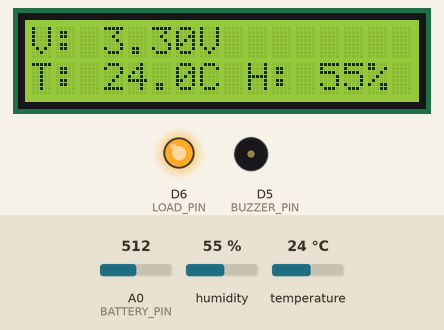
Bench run of a sketch on a simulated ESP8266 (NodeMCU). On the bench: 16×2 character LCD, output pins drawn as LEDs (lit = HIGH), buzzer (waves = sounding, pin HIGH). The inputs (shaded band) are chosen by the test bench; at power-on: temperature 24 °C, A0 (BATTERY_PIN) = 512, humidity 55 %. WiFi joins after 1.5 s; servers stay silent unless stated; what the sketch prints to the serial monitor is not drawn.

Above: at 2.7 s.
2.8 s: temperature set to 35 °C
At 4.9 s:
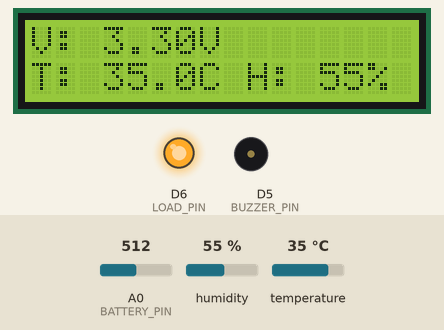
5.5 s: temperature set to 38 °C
At 7.1 s:
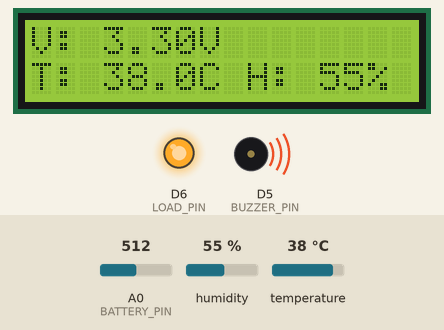
8.2 s: temperature set to 41 °C
At 10.1 s:
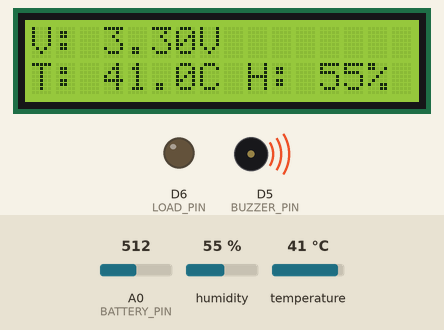
11.3 s: A0 (BATTERY_PIN) set to 716
At 12.2 s:
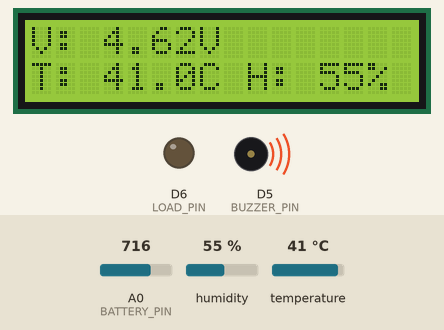
14.0 s: temperature set to 1 °C
At 16.4 s:
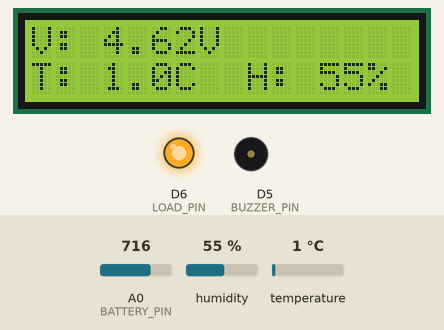
20.0 s: A0 (BATTERY_PIN) set to 900
At 20.6 s:
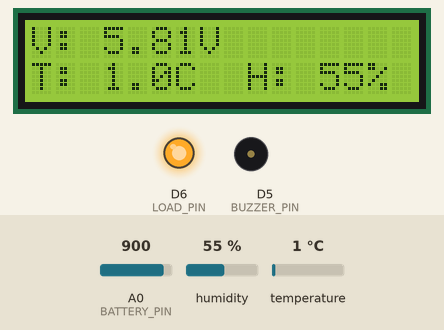
Timing chart, 0 to 23.0 s (numbered marks = the images above; inputs shaded):
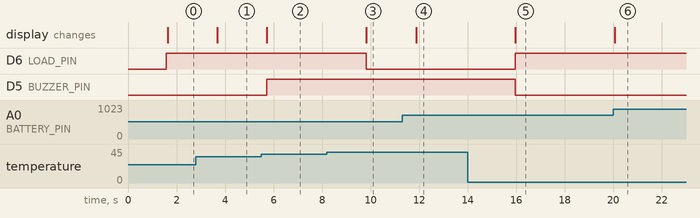

The sketch:

battery_monitor.ino
```cpp
#include <ESP8266WiFi.h>
#include <ESP8266WebServer.h>
#include <Wire.h>
#include <LiquidCrystal_PCF8574.h> // LCD library for ESP8266
#include <DHT.h>

// WiFi Credentials
const char* ssid = "IOT_BATTERY";
const char* password = "12345678";

// Web Server on Port 80
ESP8266WebServer server(80);

// DHT Sensor Configuration
#define DHTPIN D4
#define DHTTYPE DHT11
DHT dht(DHTPIN, DHTTYPE);

// Battery Voltage Sensor (Analog Pin)
#define BATTERY_PIN A0

// LCD Configuration
LiquidCrystal_PCF8574 lcd(0x27); // I2C LCD Address (0x27 or 0x3F)

// Buzzer & Load Pins
#define BUZZER_PIN D5
#define LOAD_PIN D6

void setup() {
    Serial.begin(115200);
    WiFi.begin(ssid, password);
    Serial.print("Connecting to WiFi");

    while (WiFi.status() != WL_CONNECTED) {
        delay(500);
        Serial.print(".");
    }

    Serial.println("\nWiFi Connected!");
    Serial.print("IP Address: ");
    Serial.println(WiFi.localIP());

    // LCD Setup
    lcd.begin(16, 2);
    lcd.setBacklight(255);
    lcd.clear();
    lcd.print("IOT Battery");

    // DHT Sensor Setup
    dht.begin();

    // Buzzer & Load Setup
    pinMode(BUZZER_PIN, OUTPUT);
    pinMode(LOAD_PIN, OUTPUT);
    digitalWrite(BUZZER_PIN, LOW);
    digitalWrite(LOAD_PIN, HIGH); // Load is initially ON

    // Web Server Route
    server.on("/", handleWebpage);
    server.begin();
    Serial.println("Web Server Started!");
}

void loop() {
    server.handleClient(); // Handle Web Requests

    // Read DHT Sensor Values
    float temperature = dht.readTemperature();
    float humidity = dht.readHumidity();

    // Read Battery Voltage
    float voltage = (analogRead(BATTERY_PIN) * 3.3 * 2) / 1023.0;

    // Display on Serial Monitor
    Serial.print("Voltage: ");
    Serial.print(voltage, 2);
    Serial.println("V");
    Serial.print("Temp: ");
    Serial.print(temperature);
    Serial.println("C");
    Serial.print("Humidity: ");
    Serial.print(humidity);
    Serial.println("%");

    // Display on LCD
    lcd.clear();
    lcd.setCursor(0, 0);
    lcd.print("V: ");
    lcd.print(voltage, 2);
    lcd.print("V");
    lcd.setCursor(0, 1);
    lcd.print("T: ");
    lcd.print(temperature, 1);
    lcd.print("C");
    lcd.setCursor(9, 1);
    lcd.print("H: ");
    lcd.print(humidity, 0);
    lcd.print("%");

    // Trigger Buzzer if Temp ≥ 37°C
    if (temperature >= 37) {
        digitalWrite(BUZZER_PIN, HIGH);
    } else {
        digitalWrite(BUZZER_PIN, LOW);
    }

    // Turn OFF Load if Temp ≥ 40°C
    if (temperature >= 40) {
        digitalWrite(LOAD_PIN, LOW);
    } else {
        digitalWrite(LOAD_PIN, HIGH);
    }

    delay(2000);
}

// Web Page Handler
void handleWebpage() {
    float temperature = dht.readTemperature();
    float humidity = dht.readHumidity();
    float voltage = (analogRead(BATTERY_PIN) * 3.3 * 2) / 1023.0;

    String html = "<html><body><h2>IOT Battery Monitor</h2>";
    html += "<p><b>Voltage:</b> " + String(voltage, 2) + "V</p>";
    html += "<p><b>Temperature:</b> " + String(temperature, 1) + "C</p>";
    html += "<p><b>Humidity:</b> " + String(humidity, 0) + "%</p>";

    if (temperature >= 37) {
        html += "<p><b>Buzzer:</b> ON</p>";
    } else {
        html += "<p><b>Buzzer:</b> OFF</p>";
    }

    if (temperature >= 40) {
        html += "<p><b>Load:</b> OFF (Overheating)</p>";
    } else {
        html += "<p><b>Load:</b> ON</p>";
    }

    html += "</body></html>";
    server.send(200, "text/html", html);
}
```

Measured:
- the behaviour switches between 36 and 37 °C on temperature (found by bisection; images 1 and 2)
- the behaviour switches between 39 and 40 °C on temperature (found by bisection; images 2 and 3)
- after the input at 2.8 s, the display: changes after 0.88 s (image 1)
- after the input at 5.5 s, D5 (BUZZER_PIN): LOW → HIGH after 0.23 s; the display: changes after 0.23 s (image 2)
- after the input at 8.2 s, D6 (LOAD_PIN): HIGH → LOW after 1.6 s; the display: changes after 1.6 s (image 3)
- after the input at 11.3 s, the display: changes after 0.57 s (image 4)
- after the input at 14.0 s, D6 (LOAD_PIN): LOW → HIGH after 2.0 s; D5 (BUZZER_PIN): HIGH → LOW after 2.0 s; the display: changes after 2.0 s (image 5)
- after the input at 20.0 s, the display: changes after 0.07 s (image 6)
